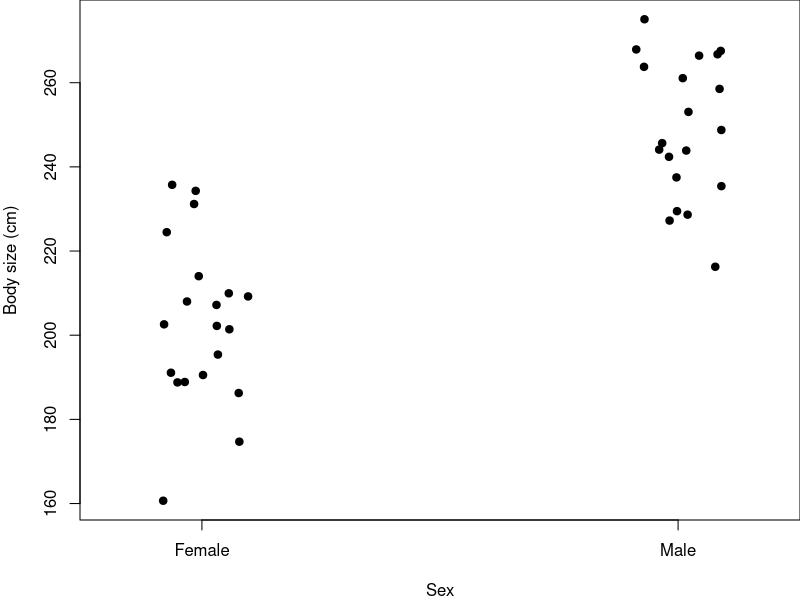
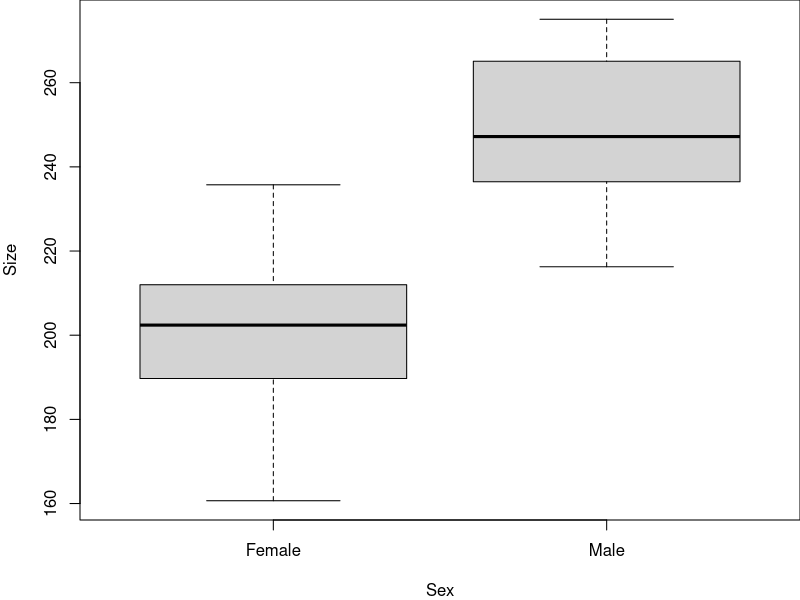

Source code (R) for these figures, in order: (Note: this script raises an error after producing the figures.)
## ---- chunk 1

knitr::opts_chunk$set(
	echo = TRUE,
	message = FALSE,
	warning = FALSE,
	cache = TRUE
)
## ---- chunk 2

#  NRES 710, t Tests
#     University of Nevada, Reno
#     Testing between groups

## ---- chunk 3
### Code for simulating data to be analyzed body size data for two sexes

# Adjust some parameters
par(mar = c(4,4,0,0))

# Set the seed for reproducibility
set.seed(123)

# Simulate the binomial X-variable (sex)
n <- 40
x <- c(rep("Female", n/2), rep("Male", n/2))

# Simulate continuous y-variable data
y <- ifelse(x == "Female",
            rnorm(n/2, mean = 200, sd = 20), #females
            rnorm(n/2, mean = 250, sd = 20)) #males

# Create dataframe
datum <- data.frame(Sex = x, Size = y)

# Plot
stripchart(Size ~ Sex, data = datum, vertical = TRUE, method = "jitter",
           pch = 19, xlab = "Sex", ylab = "Body size (cm)")
## ---- chunk 4
### Code for simulating data to be analyzed body size data for two sexes

# Set the seed for reproducibility
set.seed(123)

# Simulate the binomial X-variable (sex)
n <- 40
x <- c(rep("Female", n/2), rep("Male", n/2))
x <- factor(x)

# Simulate continuous y-variable data
y <- ifelse(x == "Female",
            rnorm(n/2, mean = 200, sd = 20), #females
            rnorm(n/2, mean = 250, sd = 20)) #males

# Create dataframe
datum <- data.frame(Sex = x, Size = y)

# Examine the data
head(datum)
tail(datum)

# Plot the data to examine it!
plot(Size ~ Sex, data=datum)
# Box and whiskers plot!
# Bold black line = median
# Edges of box: 75% and 25% quartiles
# Bars: 95% limits
# Points: outliers, or 5% of data outside of the 95% intervals

# Analyze this using the 't.test()' function in R:
help(t.test)
results <- t.test(Size ~ Sex, data = datum)

# Examine the summary
summary(results)
# Some functions in R don't have summary functions for them because they are so simple!

# Just ask for the object
results
## ---- chunk 5
251.2 - 198.9
## ---- chunk 6
(64.44 - 40.14)/2
## ---- chunk 7
# Plot
stripchart(body_size ~ sex, data = datum, vertical = TRUE, method = "jitter", 
           pch = 19, xlab = "Sex", ylab = "Body size (cm)")
## ---- chunk 8
### Code for simulating data to be analyzed body size data for two sexes

# Recall our 'datum' object
head(datum)
tail(datum)

# We need to 'dummy-code' our Sex variable, e.g., as 'Male'
Male <- c(rep(0, n/2), rep(1, n/2))

# Add 'Male' to the dataframe
datum <- cbind(datum, Male)

# Plot the data!
plot(Size ~ Male, data = datum)
## ---- chunk 9
# Examine the old t-test results
results
248.9749 - 202.8325 # effect of being male

# Use lm() to run regression with dummy-coded X-data
results2 <- lm(Size ~ Male, data = datum)
summary(results2)
## ---- chunk 10
# Confidence intervals
confint(results2)
## ---- chunk 11
# Regression with a categorical variable
results3 <- lm(Size ~ Sex, data = datum)
summary(results3)
